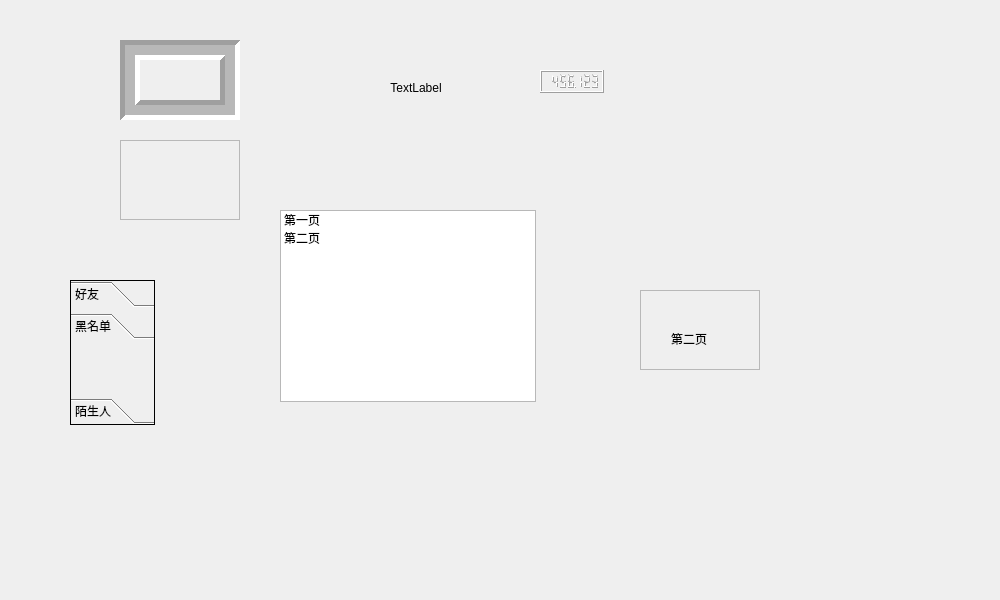
<?xml version="1.0" encoding="UTF-8"?>
<ui version="4.0">
 <class>MyWidget</class>
 <widget class="QWidget" name="MyWidget">
  <property name="geometry">
   <rect>
    <x>0</x>
    <y>0</y>
    <width>1000</width>
    <height>600</height>
   </rect>
  </property>
  <property name="windowTitle">
   <string>MyWidget</string>
  </property>
  <widget class="QFrame" name="frame">
   <property name="geometry">
    <rect>
     <x>120</x>
     <y>40</y>
     <width>120</width>
     <height>80</height>
    </rect>
   </property>
   <property name="frameShape">
    <enum>QFrame::Box</enum>
   </property>
   <property name="frameShadow">
    <enum>QFrame::Sunken</enum>
   </property>
   <property name="lineWidth">
    <number>5</number>
   </property>
   <property name="midLineWidth">
    <number>10</number>
   </property>
  </widget>
  <widget class="QFrame" name="frame_2">
   <property name="geometry">
    <rect>
     <x>120</x>
     <y>140</y>
     <width>120</width>
     <height>80</height>
    </rect>
   </property>
   <property name="frameShape">
    <enum>QFrame::StyledPanel</enum>
   </property>
   <property name="frameShadow">
    <enum>QFrame::Raised</enum>
   </property>
  </widget>
  <widget class="QLabel" name="label">
   <property name="geometry">
    <rect>
     <x>380</x>
     <y>80</y>
     <width>72</width>
     <height>15</height>
    </rect>
   </property>
   <property name="text">
    <string>TextLabel</string>
   </property>
   <property name="alignment">
    <set>Qt::AlignCenter</set>
   </property>
  </widget>
  <widget class="QLCDNumber" name="lcdNumber">
   <property name="geometry">
    <rect>
     <x>540</x>
     <y>70</y>
     <width>64</width>
     <height>23</height>
    </rect>
   </property>
   <property name="smallDecimalPoint">
    <bool>true</bool>
   </property>
   <property name="digitCount">
    <number>7</number>
   </property>
   <property name="value" stdset="0">
    <double>456.122999999999990</double>
   </property>
  </widget>
  <widget class="QListWidget" name="listWidget">
   <property name="geometry">
    <rect>
     <x>280</x>
     <y>210</y>
     <width>256</width>
     <height>192</height>
    </rect>
   </property>
   <item>
    <property name="text">
     <string>第一页</string>
    </property>
   </item>
   <item>
    <property name="text">
     <string>第二页</string>
    </property>
   </item>
  </widget>
  <widget class="QStackedWidget" name="stackedWidget">
   <property name="geometry">
    <rect>
     <x>640</x>
     <y>290</y>
     <width>120</width>
     <height>80</height>
    </rect>
   </property>
   <property name="frameShape">
    <enum>QFrame::StyledPanel</enum>
   </property>
   <property name="currentIndex">
    <number>1</number>
   </property>
   <widget class="QWidget" name="page">
    <widget class="QLabel" name="label_3">
     <property name="geometry">
      <rect>
       <x>30</x>
       <y>50</y>
       <width>72</width>
       <height>15</height>
      </rect>
     </property>
     <property name="text">
      <string>第一页</string>
     </property>
    </widget>
   </widget>
   <widget class="QWidget" name="page_2">
    <widget class="QLabel" name="label_2">
     <property name="geometry">
      <rect>
       <x>30</x>
       <y>40</y>
       <width>72</width>
       <height>15</height>
      </rect>
     </property>
     <property name="text">
      <string>第二页</string>
     </property>
    </widget>
   </widget>
  </widget>
  <widget class="QToolBox" name="toolBox">
   <property name="geometry">
    <rect>
     <x>70</x>
     <y>280</y>
     <width>85</width>
     <height>145</height>
    </rect>
   </property>
   <property name="frameShape">
    <enum>QFrame::Box</enum>
   </property>
   <property name="currentIndex">
    <number>1</number>
   </property>
   <widget class="QWidget" name="page_3">
    <property name="geometry">
     <rect>
      <x>0</x>
      <y>0</y>
      <width>83</width>
      <height>53</height>
     </rect>
    </property>
    <attribute name="label">
     <string>好友</string>
    </attribute>
   </widget>
   <widget class="QWidget" name="page_5">
    <attribute name="label">
     <string>黑名单</string>
    </attribute>
   </widget>
   <widget class="QWidget" name="page_4">
    <property name="geometry">
     <rect>
      <x>0</x>
      <y>0</y>
      <width>83</width>
      <height>53</height>
     </rect>
    </property>
    <attribute name="label">
     <string>陌生人</string>
    </attribute>
   </widget>
  </widget>
 </widget>
 <layoutdefault spacing="6" margin="11"/>
 <resources/>
 <connections>
  <connection>
   <sender>listWidget</sender>
   <signal>currentRowChanged(int)</signal>
   <receiver>stackedWidget</receiver>
   <slot>setCurrentIndex(int)</slot>
   <hints>
    <hint type="sourcelabel">
     <x>518</x>
     <y>282</y>
    </hint>
    <hint type="destinationlabel">
     <x>641</x>
     <y>335</y>
    </hint>
   </hints>
  </connection>
 </connections>
</ui>
